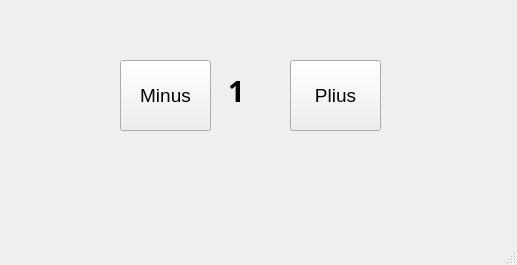
<?xml version="1.0" encoding="UTF-8"?>
<ui version="4.0">
 <class>MainWindow</class>
 <widget class="QMainWindow" name="MainWindow">
  <property name="geometry">
   <rect>
    <x>0</x>
    <y>0</y>
    <width>517</width>
    <height>265</height>
   </rect>
  </property>
  <property name="windowTitle">
   <string>MainWindow</string>
  </property>
  <widget class="QWidget" name="centralwidget">
   <widget class="QPushButton" name="mygtukas_minus">
    <property name="geometry">
     <rect>
      <x>120</x>
      <y>60</y>
      <width>91</width>
      <height>71</height>
     </rect>
    </property>
    <property name="font">
     <font>
      <family>Tahoma</family>
      <pointsize>14</pointsize>
     </font>
    </property>
    <property name="text">
     <string>Minus</string>
    </property>
   </widget>
   <widget class="QPushButton" name="mygtukas_plius">
    <property name="geometry">
     <rect>
      <x>290</x>
      <y>60</y>
      <width>91</width>
      <height>71</height>
     </rect>
    </property>
    <property name="font">
     <font>
      <family>Tahoma</family>
      <pointsize>14</pointsize>
     </font>
    </property>
    <property name="text">
     <string>Plius</string>
    </property>
   </widget>
   <widget class="QLabel" name="laukelis">
    <property name="geometry">
     <rect>
      <x>228</x>
      <y>65</y>
      <width>51</width>
      <height>51</height>
     </rect>
    </property>
    <property name="font">
     <font>
      <family>Ebrima</family>
      <pointsize>22</pointsize>
      <italic>false</italic>
      <bold>true</bold>
      <underline>false</underline>
      <strikeout>false</strikeout>
     </font>
    </property>
    <property name="text">
     <string>1</string>
    </property>
   </widget>
  </widget>
  <widget class="QMenuBar" name="menubar">
   <property name="geometry">
    <rect>
     <x>0</x>
     <y>0</y>
     <width>517</width>
     <height>22</height>
    </rect>
   </property>
  </widget>
  <widget class="QStatusBar" name="statusbar"/>
 </widget>
 <resources/>
 <connections/>
</ui>
